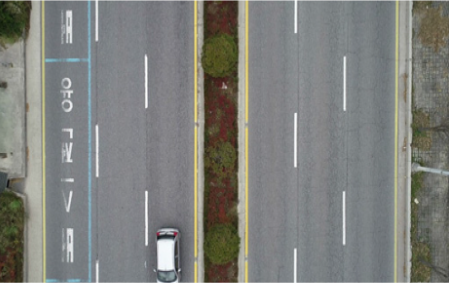
#> input picture line.png, 449 x 283 px, found by its file name
$ jupyter execute --allow-errors AeroVangurad.ipynb
#> lines starting #> are read from the running program, lines starting #| are printed output that depends on the picture; after the words box and inside, x2 and y2 are one past the last pixel; in counts of white or black regions, pixels touching at a corner belong together
[cell 1]
import glob
import os
import cv2
import numpy as np
import matplotlib.pyplot as plt
from google.colab import drive
from google.colab.patches import cv2_imshow

[cell 2]
# 구글 드라이브 마운트
drive.mount('/content/drive')

# 이미지 불러오기
drive.mount('/content/drive')
image_path = '/content/drive/MyDrive/line.png'  # 업로드한 파일 경로
image = cv2.imread(image_path)
#> image is the input picture: shape (283, 449, 3); mean B, G, R 123.5, 127.2, 126
cv2_imshow(image)

[cell 3]
import matplotlib.pyplot as plt

#> (the rest of this cell did not finish here and is left out)

#> (a cell that did not finish here is left out)

#> (a cell that did not finish here is left out)

#> (a cell that did not finish here is left out)

#> (a cell that did not finish here is left out)

[cell 8]
# 관심 영역 설정
def region_of_interest(img):
    height = img.shape[0]
    polygons = np.array([
        [(100, height), (1200, height), (600, 350)]  # 삼각형 영역 (도로 부분 강조)
    ])
    mask = np.zeros_like(img)
    cv2.fillPoly(mask, polygons, 255)
    masked_image = cv2.bitwise_and(img, mask)
    return masked_image

#> (the rest of this cell did not finish here and is left out)

[cell 9]
# 허프 변환을 이용한 선 감지
def detect_lines(img):
    lines = cv2.HoughLinesP(img, 1, np.pi/180, threshold=50, minLineLength=50, maxLineGap=150)
    return lines

def draw_lines(img, lines):
    line_image = np.zeros_like(img)
    if lines is not None:
        for line in lines:
            x1, y1, x2, y2 = line[0]
            cv2.line(line_image, (x1, y1), (x2, y2), (255, 0, 0), 5)
    return line_image

#> (the rest of this cell did not finish here and is left out)

#> (a cell that did not finish here is left out)

[cell 11]
# 결과 출력
plt.figure(figsize=(10, 6))
#> (the rest of this cell did not finish here and is left out)

[cell 12]
import cv2
import numpy as np
import matplotlib.pyplot as plt

# 이미지 불러오기
image_path = '/content/drive/MyDrive/line.png'  # 업로드한 파일 경로
image = cv2.imread(image_path)
image = cv2.cvtColor(image, cv2.COLOR_BGR2RGB)  # OpenCV는 BGR로 로드되므로 RGB로 변환

# 그레이스케일 변환
gray = cv2.cvtColor(image, cv2.COLOR_RGB2GRAY)
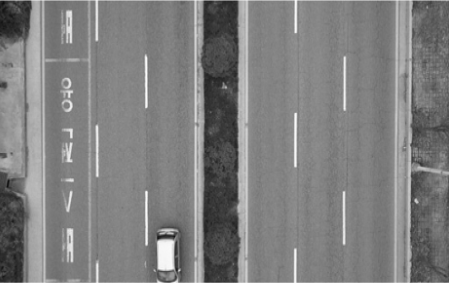
#> gray: shape (283, 449); min 13, max 252, mean 126.4

# 가우시안 블러 적용
blur = cv2.GaussianBlur(gray, (5, 5), 0)

# Canny 엣지 검출 적용
edges = cv2.Canny(blur, 50, 150)
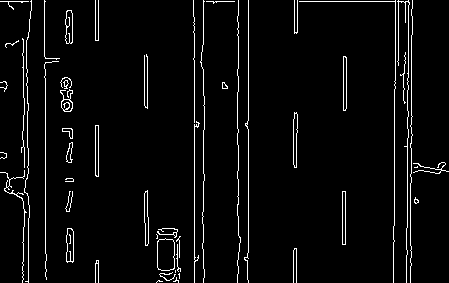
#> edges: shape (283, 449); 4.1% white in thin lines or dots

# 관심 영역 설정
def region_of_interest(img):
    height = img.shape[0]
    width = img.shape[1]
    polygons = np.array([
        [(50, height), (width - 50, height), (width // 2, height // 2)]  # 삼각형 마스크 영역 설정
    ])
    mask = np.zeros_like(img)
    cv2.fillPoly(mask, polygons, 255)
    masked_image = cv2.bitwise_and(img, mask)
    return masked_image

masked_edges = region_of_interest(edges)
#> in region_of_interest, `cv2.fillPoly(mask, polygons, 255)`:
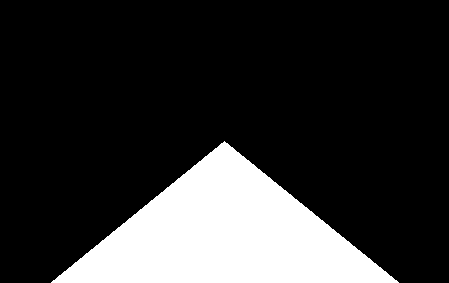
#> mask: shape (283, 449); 19.5% white; 1 white region, box (x1, y1, x2, y2) and area: (51, 141, 399, 283) 24813
#> in region_of_interest, `masked_image = cv2.bitwise_and(img, mask)`:
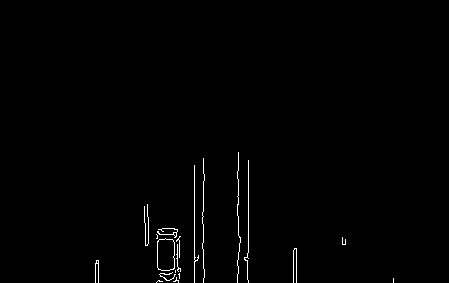
#> masked_image: shape (283, 449); 0.81% white in thin lines or dots, all inside (x1, y1, x2, y2) = (95, 152, 394, 283)

# 허프 변환을 이용한 선 감지
def detect_lines(img):
    lines = cv2.HoughLinesP(img, 1, np.pi/180, threshold=50, minLineLength=100, maxLineGap=50)
    return lines

def draw_lines(img, lines):
    line_image = np.zeros_like(img)
    if lines is not None:
        for line in lines:
            x1, y1, x2, y2 = line[0]
            cv2.line(line_image, (x1, y1), (x2, y2), (255, 0, 0), 5)
    return line_image

lines = detect_lines(masked_edges)
#> in detect_lines, `lines = cv2.HoughLinesP(img, 1, np.pi/180, threshold=50, minLineLength..`: lines = [[248, 282, 248, 160], [194, 282, 194, 165], [203, 282, 203, 158], [238, 273, 238, 152]]
line_image = draw_lines(image, lines)
#> the loop in draw_lines, `for line in lines:` made 4 passes
#> after the loop in draw_lines, `for line in lines:`:
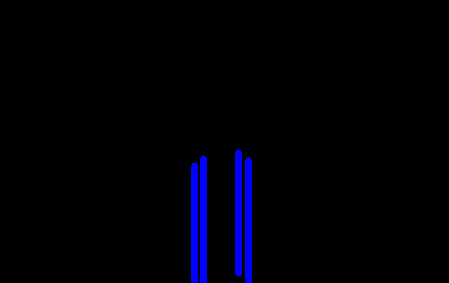
#> line_image: shape (283, 449, 3); mean of channels 0, 1, 2 7, 0, 0; drawn as B, G, R

# 원본 이미지와 합성
combo_image = cv2.addWeighted(image, 0.8, line_image, 1, 1)
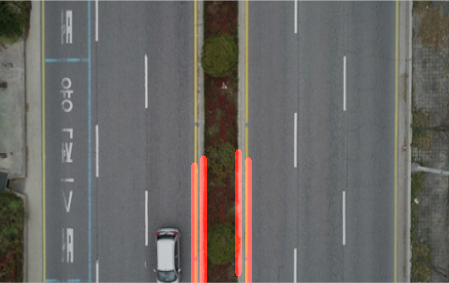
#> combo_image: shape (283, 449, 3); mean R, G, B 105.6, 102.8, 99.8

# 결과 출력
fig, axes = plt.subplots(1, 3, figsize=(15, 5))
axes[0].imshow(image)
axes[0].set_title("Original Image")
axes[0].axis("off")

axes[1].imshow(edges, cmap='gray')
axes[1].set_title("Edge Detection")
axes[1].axis("off")

axes[2].imshow(combo_image)
axes[2].set_title("Lane Detection")
axes[2].axis("off")

plt.show()
